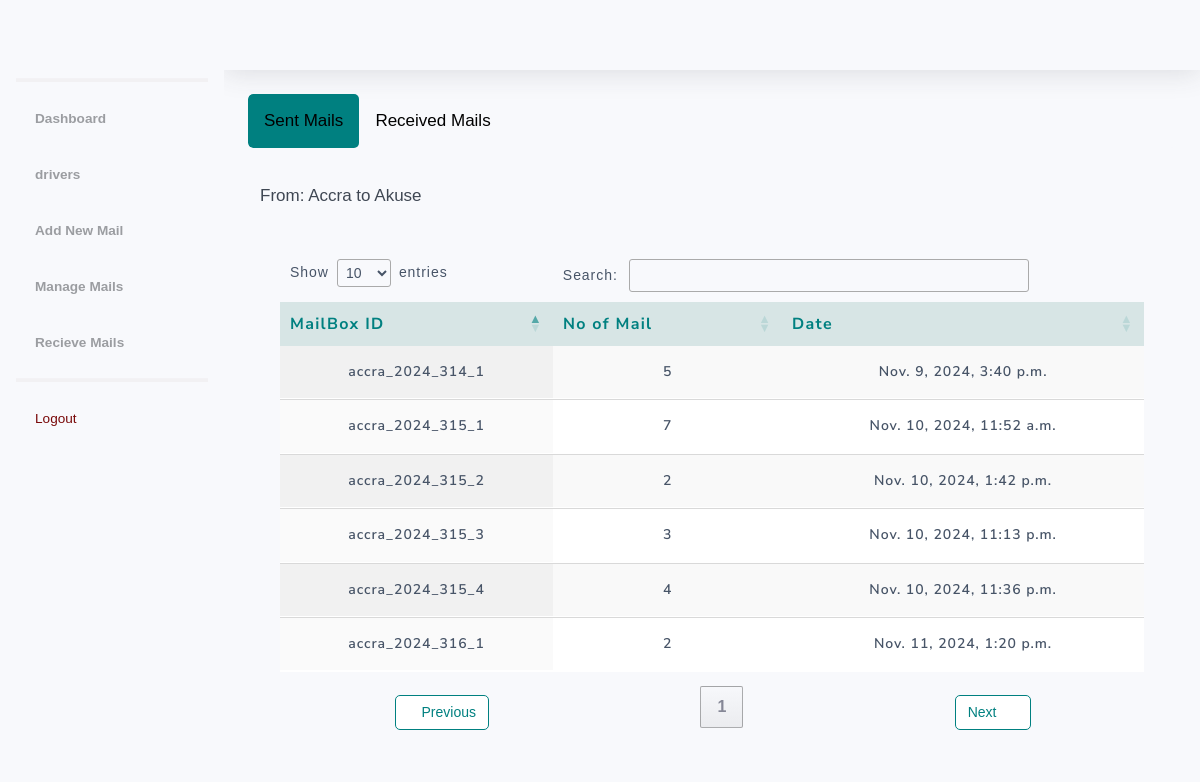
Page /dashboard/mailbox/summary/1 (signed in) on the committed database.
### authentication/models.py (models this page shows, shortened)
class Location(models.Model):
    name = models.CharField(max_length=100, unique=True)
    created_at = models.DateTimeField(auto_now_add=True)
    updated_at = models.DateTimeField(auto_now=True)

### mail/models.py (models this page shows, shortened)
class ModelInherit(models.Model):
    created_at = models.DateTimeField(auto_now_add=True)
    updated_at = models.DateTimeField(auto_now=True)

class MailBox(ModelInherit):
    mail_id = models.CharField(max_length=200, unique=True)
    handling_officer = models.CharField(max_length=100)
    dispatch_date = models.DateField(auto_now_add=True)
    mail_status = models.CharField(max_length=50, default='Drafted', choices=MAIL_STATUS)
    remarks = models.TextField(blank=True, null=True)
    to_location = models.ForeignKey(Location, on_delete=models.PROTECT, related_name='to_location')
    from_location = models.ForeignKey(Location, on_delete=models.PROTECT, related_name='from_location')
    assigned_to = models.ForeignKey(AssignedTo, on_delete=models.SET_NULL, null=True, blank=False)
    created_by = models.ForeignKey(User, on_delete=models.PROTECT)

class ModelInherit(models.Model):
    created_at = models.DateTimeField(auto_now_add=True)
    updated_at = models.DateTimeField(auto_now=True)

### management/views.py (the view)
# urls.py: path('mailbox/summary/<str:location_id>', ManageMailSummary.as_view(), name='mail_summary'),
@method_decorator([login_required, registry_required], name='dispatch')
class ManageMailSummary(View):
    template_name = 'mail/mails_summary.html'
    def get(self, request, *args, **kwargs):
        location_id = self.kwargs.get('location_id')
        location = get_object_or_404(Location, pk=location_id)
        mailboxes = MailBox.objects.filter(mail_status="Received")
        sent_mailboxes = mailboxes.filter(from_location=location)
        received_mailboxes = mailboxes.filter(to_location=location)
        mailboxes_sent = {}
        for mailbox in sent_mailboxes:
            to_location = mailbox.to_location
            if to_location not in mailboxes_sent:
                mailboxes_sent[to_location] = []
            mailboxes_sent[to_location].append(mailbox)
        mailboxes_received = {}
        for mailbox in received_mailboxes:
            from_location = mailbox.from_location
            received_count = mailbox.individual_mails.filter(is_received=True).count()
            missing_count = mailbox.individual_mails.filter(is_received=False).count()
            mailbox.received_count = received_count
            mailbox.missing_count = missing_count
            if from_location not in mailboxes_received:
                mailboxes_received[from_location] = []
            mailboxes_received[from_location].append(mailbox)
        context = {
            'mailboxes_received': mailboxes_received,
            'mailboxes_sent': mailboxes_sent,
            'location': location,
        }
        return render(request, self.template_name, context)

### management/templatetags/custom_tags.py (called while the page is built)
@register.simple_tag(takes_context=True)
def get_locations(context):
    request = context['request']
    user_location = request.user.location
    if request.user.is_authenticated and request.user.is_admin:
        locations = Location.objects.all()
    else:
        locations = Location.objects.exclude(id=user_location.id)
    return locations

### templates/mail/mails_summary.html (shortened to what this page needs)
{% load static %}
<!DOCTYPE html>
<html lang="en">
<head>
    {% include 'components/css.html' %}
    <link rel="stylesheet" href="https://cdn.datatables.net/1.10.4/css/jquery.dataTables.min.css">
</head>
<body id="page-top">
    <div id="wrapper">
        {% include 'components/sidebar.html' %}
        <div id="content-wrapper" class="d-flex flex-column">
            <div id="content">
                {% include 'components/navbar.html' %}
                <div class="container-fluid">
                    <div class="tab mb-4">
                        <button class="tablinks" onclick="openCity(event, 'SentMails')" id="defaultOpen">Sent Mails</button>
                        <button class="tablinks" onclick="openCity(event, 'ReceivedMails')">Received Mails</button>
                    </div>
                    <div id="SentMails" class="tabcontent">
                        {% for to_location, mailboxes in mailboxes_sent.items %}
                        <div class="mt-2">
                            <h4>From: {{ location.name }} to {{ to_location.name }}</h4>
                        </div>
                        <div class="card-body">
                            <div class="table-responsive">
                                <table class="table table-condensed table-hover display" id="table_id_{{ forloop.counter }}" width="100%" cellspacing="0">
                                    <thead>
                                        <tr>
                                            <th>MailBox ID</th>
                                            <th>No of Mail</th>
                                            <th>Date</th>
                                        </tr>
                                    </thead>
                                    <tbody>
                                        {% for mailbox in mailboxes %}
                                        <tr>
                                            <td>{{ mailbox.mail_id }}</td>
                                            <td>{{ mailbox.individual_mails.count }}</td>
                                            <td>{{ mailbox.updated_at }}</td>
                                        </tr>
                                        {% endfor %}
                                    </tbody>
                                </table>
                            </div>
                        </div>
                        {% endfor %}
                    </div>
                </div>
            </div>
        </div>
    </div>
</body>
</html>

### static/asset/css/indexstyle.css (style rules this page uses)
.dev.dev-item, h4 { color: #3F4753; font-size: 17px; }

### templates/mail/mails_summary.html (style rules this page uses)
body { font-family: Arial; }
.tab { overflow: hidden; border-radius: 5px; background-color: #f8f9fc; }
.tab button { background-color: inherit; float: left; border: none; outline: none; cursor: pointer; padding: 14px 16px; transition: 0.3s; font-size: 17px; }
.tab button.active { background-color: #008080; border-radius: 5px; }
.tabcontent { display: none; padding: 6px 12px; border: 1px solid none; border-top: none; }
table { border-collapse: collapse; text-align: center; line-height: 24px; }
thead th { font-family: 'Nunito Sans'; font-size: 16px; background-color: #d7e5e5 !important; color: #008080 !important; font-weight: 700; letter-spacing: 0.08rem; }
td { font-family: "Nunito Sans"; color: #475467 !important; font-size: 14px; font-weight: 600; letter-spacing: 0.06rem; line-height: 22.4px; }
table.dataTable thead th, table.dataTable thead td { border: none !important; }
table.dataTable.no-footer { border-bottom: 1px solid #ffffff !important; }
table.dataTable tbody th, table.dataTable tbody td { padding: 15px 10px !important; }
table.dataTable.display tbody tr.odd>.sorting_1,table.dataTable.order-column.stripe tbody tr.odd>.sorting_1 { background-color: #fff !important; }

### rows in the picture
Location: name "Akuse"
Location: name "Accra"
MailBox: mail_id "accra_2024_314_1", individual_mails.count "5", updated_at "Nov. 9, 2024, 3:40 p.m."
MailBox: mail_id "accra_2024_315_1", individual_mails.count "7", updated_at "Nov. 10, 2024, 11:52 a.m."
MailBox: mail_id "accra_2024_315_2", individual_mails.count "2", updated_at "Nov. 10, 2024, 1:42 p.m."
MailBox: mail_id "accra_2024_315_3", individual_mails.count "3", updated_at "Nov. 10, 2024, 11:13 p.m."
MailBox: mail_id "accra_2024_315_4", individual_mails.count "4", updated_at "Nov. 10, 2024, 11:36 p.m."
MailBox: mail_id "accra_2024_316_1", individual_mails.count "2", updated_at "Nov. 11, 2024, 1:20 p.m."
